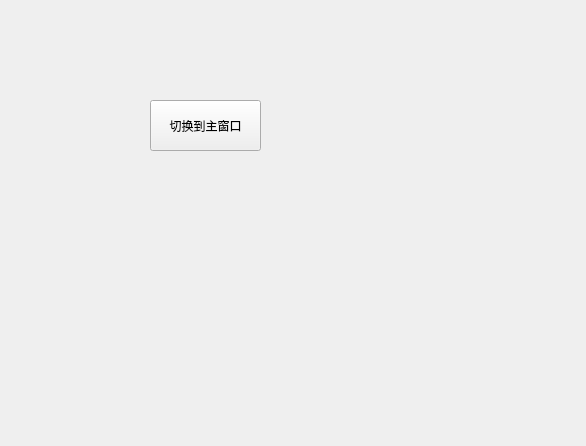
<?xml version="1.0" encoding="UTF-8"?>
<ui version="4.0">
 <class>Subwindow</class>
 <widget class="QWidget" name="Subwindow">
  <property name="geometry">
   <rect>
    <x>0</x>
    <y>0</y>
    <width>586</width>
    <height>446</height>
   </rect>
  </property>
  <property name="windowTitle">
   <string>Form</string>
  </property>
  <widget class="QPushButton" name="pushButton">
   <property name="geometry">
    <rect>
     <x>150</x>
     <y>100</y>
     <width>111</width>
     <height>51</height>
    </rect>
   </property>
   <property name="text">
    <string>切换到主窗口</string>
   </property>
  </widget>
 </widget>
 <resources/>
 <connections/>
</ui>
